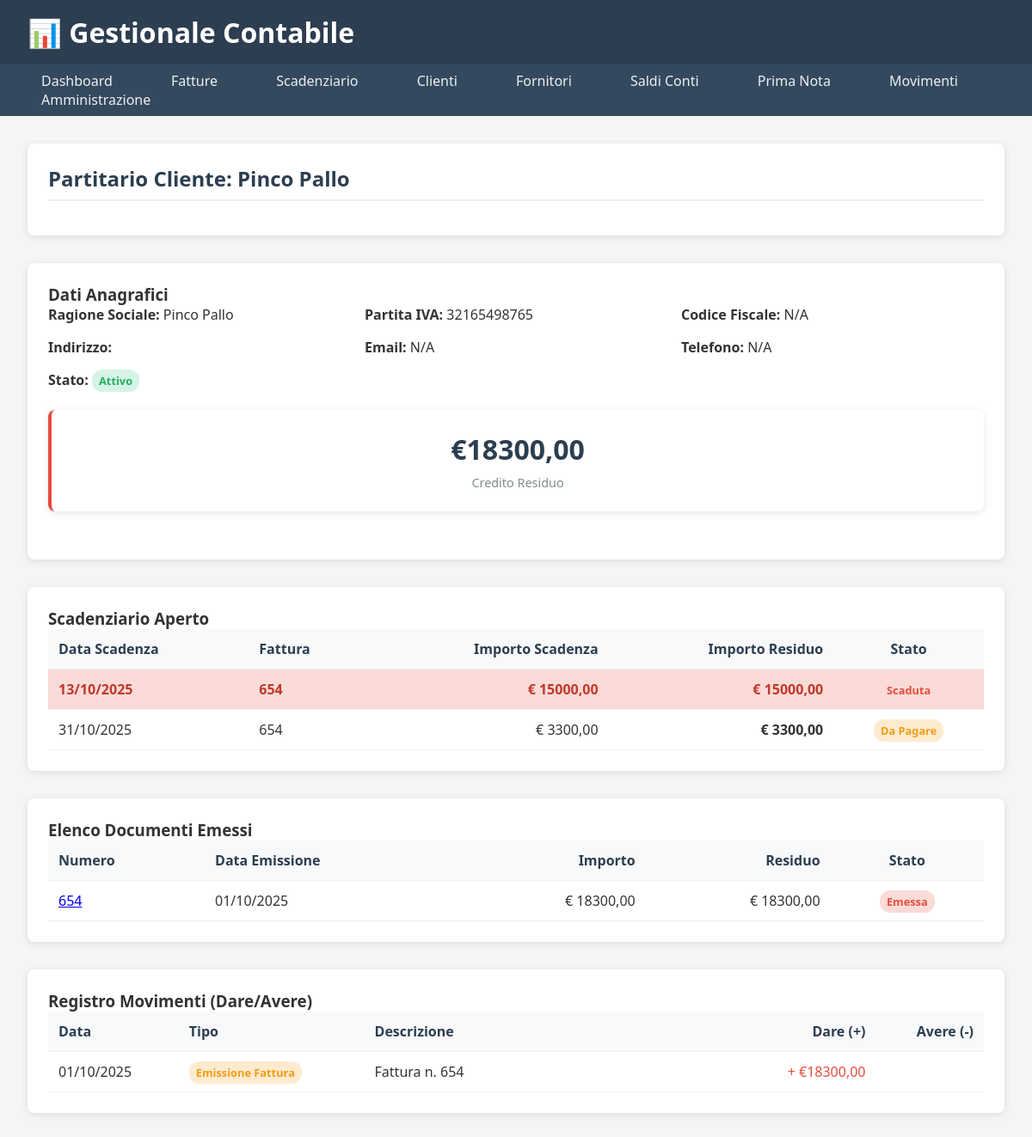
Page /clienti/1/ on the committed database.
### clienti/models.py (models this page shows, shortened)
class Cliente(models.Model):
    ragione_sociale = models.CharField(
        max_length=200,
        verbose_name="Ragione Sociale",
        help_text="Nome completo dell'azienda o della persona"
    )
    indirizzo = models.CharField(
        max_length=255,
        verbose_name="Indirizzo",
        blank=True
    )
    citta = models.CharField(
        max_length=100,
        verbose_name="Città",
        blank=True
    )
    cap = models.CharField(
        max_length=5,
        verbose_name="CAP",
        blank=True,
        validators=[RegexValidator(r'^\d{5}$', 'Il CAP deve avere 5 numeri')]
    )
    provincia = models.CharField(
        max_length=2,
        verbose_name="Provincia",
        blank=True,
        help_text="Sigla provincia (es: RM)"
    )
    partita_iva = models.CharField(
        max_length=11,
        verbose_name="Partita IVA",
        unique=True,
        validators=[RegexValidator(r'^\d{11}$', 'La P.IVA deve avere 11 numeri')],
        help_text="Partita IVA (11 cifre)"
    )
    codice_fiscale = models.CharField(
        max_length=16,
        verbose_name="Codice Fiscale",
        blank=True,
        help_text="Codice Fiscale (16 caratteri)"
    )
    email = models.EmailField(
        verbose_name="Email",
        blank=True
    )
    telefono = models.CharField(
        max_length=20,
        verbose_name="Telefono",
        blank=True
    )
    STATO_CLIENTE = [
        ('attivo', 'Attivo'),
        ('inattivo', 'Inattivo'),
        ('bloccato', 'Bloccato'),
    ]
    stato = models.CharField(
        max_length=10,
        choices=STATO_CLIENTE,
        default='attivo',
        verbose_name="Stato Cliente"
    )
    def indirizzo_completo(self):
        parts = [self.indirizzo, self.citta, self.cap, self.provincia]
        return ", ".join(filter(None, parts))
    def credito_residuo(self):
        aggregati = self.fatture.aggregate(
            totale_imponibile=Sum('importo_totale'),
            totale_iva=Sum(F('importo_totale') * F('aliquota_iva') / 100)
        )
        fatturato_complessivo = (aggregati['totale_imponibile'] or Decimal('0.00')) + (aggregati['totale_iva'] or Decimal('0.00'))
        incassato = self.fatture.aggregate(
            totale_incassato=Sum('scadenze__incassi__importo_incassato')
        )['totale_incassato'] or Decimal('0.00')
        return fatturato_complessivo - incassato
    class Meta:
        verbose_name = "Cliente"
        verbose_name_plural = "Clienti"
        ordering = ['ragione_sociale']

### fatture/models.py (models this page shows, shortened)
class ScadenzaFattura(models.Model):
    fattura = models.ForeignKey(
        Fattura,
        on_delete=models.CASCADE,
        related_name='scadenze',
        verbose_name="Fattura di Riferimento"
    )
    data_scadenza = models.DateField(
        verbose_name="Data Scadenza Pagamento"
    )
    importo = models.DecimalField(
        max_digits=10,
        decimal_places=2,
        verbose_name="Importo Scadenza"
    )
    STATO_SCADENZA = [
        ('da_pagare', 'Da Pagare'),
        ('parzialmente_pagata', 'Parzialmente Pagata'),
        ('pagata', 'Pagata'),
    ]
    stato = models.CharField(
        max_length=20,
        choices=STATO_SCADENZA,
        default='da_pagare'
    )
    data_pagamento = models.DateField(
        null=True,
        blank=True,
        verbose_name="Data Effettiva Pagamento"
    )
    def importo_incassato(self):
        if hasattr(self, 'incassi') and self.incassi.exists():
            return sum(incasso.importo_incassato for incasso in self.incassi.all())
        return Decimal('0.00')
    def is_scaduta(self):
        if not self.data_scadenza:
            return False
        return (self.data_scadenza < timezone.now().date()
                and self.stato != 'pagata')
    class Meta:
        verbose_name = "Scadenza Fattura"
        verbose_name_plural = "Scadenze Fatture"
        ordering = ['data_scadenza']

class Fattura(models.Model):
    cliente = models.ForeignKey(
        'clienti.Cliente',  # Referenza all'app clienti
        on_delete=models.PROTECT,  # Impedisce cancellazione se ci sono fatture
        related_name='fatture',
        verbose_name="Cliente",
        help_text="Seleziona il cliente a cui intestare la fattura"
    )
    numero = models.CharField(
        max_length=20,
        verbose_name="Numero Fattura"
    )
    data_emissione = models.DateField(
        verbose_name="Data Emissione"
    )
    importo_totale = models.DecimalField(
        max_digits=10,
        decimal_places=2,
        verbose_name="Importo Totale Fattura"
    )
    aliquota_iva = models.DecimalField(
        max_digits=5,
        decimal_places=2,
        default=22.00,
        verbose_name="Aliquota IVA"
    )
    descrizione = models.TextField(blank=True)
    STATO_FATTURA = [
        ('bozza', 'Bozza'),
        ('emessa', 'Emessa'),
        ('parzialmente_pagata', 'Parzialmente Pagata'),
        ('pagata', 'Pagata'),
    ]
    stato = models.CharField(
        max_length=20,
        choices=STATO_FATTURA,
        default='bozza'
    )
    def importo_incassato(self):
        if not hasattr(self, 'scadenze') or not self.scadenze.exists():
            return Decimal('0.00')
        total_incassato = sum(scadenza.importo_incassato() for scadenza in self.scadenze.all())
        return total_incassato
    def importo_residuo(self):
        return self.totale_complessivo() - self.importo_incassato()
    def calcola_iva(self):
        if self.importo_totale is None or self.aliquota_iva is None:
            return 0  # Evita l'errore se i dati non sono ancora stati inseriti
        return (self.importo_totale * self.aliquota_iva) / 100
    def totale_complessivo(self):
        if self.importo_totale is None:
            return 0  # Evita l'errore durante la creazione
        return self.importo_totale + self.calcola_iva()

### clienti/views.py (the view, shortened to what this page needs)
# urls.py: path('<int:pk>/', views.dettaglio_cliente, name='dettaglio_cliente'),
def dettaglio_cliente(request, pk):
    cliente = get_object_or_404(Cliente, pk=pk)
    documenti_emessi = Fattura.objects.filter(cliente=cliente).order_by('-data_emissione')
    incasso_form = form if request.method == 'POST' and not form.is_valid() else IncassoForm()
    scadenze_aperte = ScadenzaFattura.objects.filter(fattura__cliente=cliente).annotate(
        totale_incassato=Coalesce(Sum('incassi__importo_incassato'), Decimal('0.00'))
    ).annotate(
        residuo_calcolato=F('importo') - F('totale_incassato')
    ).filter(
        residuo_calcolato__gt=0
    ).select_related('fattura').order_by('data_scadenza')
    movimenti_contabili = []
    for fattura in documenti_emessi:
        movimenti_contabili.append({
            'data': fattura.data_emissione,
            'tipo': 'Emissione Fattura',
            'descrizione': f"Fattura n. {fattura.numero}",
            'importo_dare': fattura.totale_complessivo(),
            'importo_avere': None,
        })
    incassi_cliente = Incasso.objects.filter(scadenza__fattura__cliente=cliente).select_related(
        'scadenza__fattura', 'conto_bancario'
    )
    movimenti_tesoreria = []
    movimenti_combinati = sorted(movimenti_contabili + movimenti_tesoreria, key=lambda x: x['data'])
    context = {
        'cliente': cliente,
        'documenti_emessi': documenti_emessi,
        'incasso_form': incasso_form,
        'scadenze_aperte': scadenze_aperte,
        'movimenti': movimenti_combinati,
        'titolo_pagina': f"Partitario Cliente: {cliente.ragione_sociale}"
    }
    return render(request, 'clienti/dettaglio_cliente.html', context)

### tesoreria/models.py (called while the page is built)
    def __str__(self):
        return f"{self.nome}"

### templates/clienti/dettaglio_cliente.html (shortened to what this page needs)
{% extends "base.html" %} {% block content %}
<div class="section">
  <h2>{{ titolo_pagina }}</h2>
</div>
<div class="section">
  <h3>Dati Anagrafici</h3>
  <div class="anagrafica-grid">
    <div><strong>Ragione Sociale:</strong> {{ cliente.ragione_sociale }}</div>
    <div><strong>Partita IVA:</strong> {{ cliente.partita_iva }}</div>
    <div>
      <strong>Codice Fiscale:</strong> {{ cliente.codice_fiscale|default:"N/A"}}
    </div>
    <div><strong>Indirizzo:</strong> {{ cliente.indirizzo_completo }}</div>
    <div><strong>Email:</strong> {{ cliente.email|default:"N/A" }}</div>
    <div><strong>Telefono:</strong> {{ cliente.telefono|default:"N/A" }}</div>
    <div>
      <strong>Stato:</strong>
      <span
        class="badge {% if cliente.stato == 'attivo' %}success{% else %}danger{% endif %}"
        >{{ cliente.get_stato_display }}</span
      >
    </div>
  </div>
  <div class="kpi-grid">
    <div class="kpi-card {% if cliente.credito_residuo > 0 %}alert{% endif %}">
      <div class="kpi-value">€{{ cliente.credito_residuo|floatformat:2 }}</div>
      <div class="kpi-label">Credito Residuo</div>
    </div>
  </div>
</div>
<div class="section">
  <h3>Scadenziario Aperto</h3>
  <table class="table">
    <thead>
      <tr>
        <th>Data Scadenza</th>
        <th>Fattura</th>
        <th style="text-align: right">Importo Scadenza</th>
        <th style="text-align: right">Importo Residuo</th>
        <th style="text-align: center">Stato</th>
      </tr>
    </thead>
    <tbody>
      {% for scadenza in scadenze_aperte %}
      <tr class="{% if scadenza.is_scaduta %}scadenza-scaduta{% endif %}">
        <td>{{ scadenza.data_scadenza|date:"d/m/Y" }}</td>
        <td>{{ scadenza.fattura.numero }}</td>
        <td style="text-align: right">
          € {{ scadenza.importo|floatformat:2 }}
        </td>
        <td style="text-align: right; font-weight: bold">
          € {{ scadenza.residuo_calcolato|floatformat:2 }}
        </td>
        <td style="text-align: center">
          <span
            class="badge {% if scadenza.is_scaduta %}danger{% else %}warning{% endif %} open-modal-btn"
            style="cursor: pointer"
            data-scadenza-id="{{ scadenza.id }}"
            data-residuo="{{ scadenza.residuo_calcolato }}"
            data-fattura-numero="{{ scadenza.fattura.numero }}"
            >{% if scadenza.is_scaduta %}Scaduta{% else %}Da Pagare{% endif %}</span
          >
        </td>
      </tr>
      {% empty %}
      <tr>
        <td colspan="5">Nessuna scadenza aperta per questo cliente.</td>
      </tr>
      {% endfor %}
    </tbody>
  </table>
</div>
<div class="section">
  <h3>Elenco Documenti Emessi</h3>
  <table class="table">
    <thead>
      <tr>
        <th>Numero</th>
        <th>Data Emissione</th>
        <th style="text-align: right">Importo</th>
        <th style="text-align: right">Residuo</th>
        <th style="text-align: center">Stato</th>
      </tr>
    </thead>
    <tbody>
      {% for doc in documenti_emessi %}
      <tr>
        <td>
          <a href="{% url 'fatture:dettaglio_fattura' doc.pk %}"
            >{{ doc.numero }}</a
          >
        </td>
        <td>{{ doc.data_emissione|date:"d/m/Y" }}</td>
        <td style="text-align: right">
          € {{ doc.totale_complessivo|floatformat:2 }}
        </td>
        <td style="text-align: right">
          € {{ doc.importo_residuo|floatformat:2 }}
        </td>
        <td style="text-align: center">
          <span
            class="badge {% if doc.stato == 'pagata' %}success{% elif doc.stato == 'parzialmente_pagata' %}warning{% else %}danger{% endif %}"
            >{{ doc.get_stato_display }}</span
          >
        </td>
      </tr>
      {% empty %}
      <tr>
        <td colspan="5">Nessun documento emesso per questo cliente.</td>
      </tr>
      {% endfor %}
    </tbody>
  </table>
</div>
<div class="section">
  <h3>Registro Movimenti (Dare/Avere)</h3>
  <table class="table">
    <thead>
      <tr>
        <th>Data</th>
        <th>Tipo</th>
        <th style="width: 40%">Descrizione</th>
        <th style="text-align: right">Dare (+)</th>
        <th style="text-align: right">Avere (-)</th>
      </tr>
    </thead>
    <tbody>
      {% for movimento in movimenti %}
      <tr>
        <td>{{ movimento.data|date:"d/m/Y" }}</td>
        <td>
          {% if movimento.tipo == 'Emissione Fattura' %}
          <span class="badge warning">{{ movimento.tipo }}</span>
          {% else %}
          <span class="badge success">{{ movimento.tipo }}</span>
          {% endif %}
        </td>
        <td>{{ movimento.descrizione }}</td>
        <td style="text-align: right; color: #e74c3c">
          {% if movimento.importo_dare %}+ €{{ movimento.importo_dare|floatformat:2 }}{% endif %}
        </td>
        <td style="text-align: right; color: green">
        </td>
      </tr>
      {% empty %}
      <tr>
        <td colspan="5">Nessun movimento registrato per questo cliente.</td>
      </tr>
      {% endfor %}
    </tbody>
  </table>
</div>
{% endblock %}

### templates/base.html (style rules this page uses)
* { margin: 0; padding: 0; box-sizing: border-box; }
body { font-family: "Segoe UI", Tahoma, Geneva, Verdana, sans-serif; background: #f5f5f5; color: #333; }
.kpi-grid { display: grid; grid-template-columns: repeat(auto-fit, minmax(250px, 1fr)); gap: 1.5rem; margin-bottom: 2rem; }
.kpi-card { background: white; padding: 1.5rem; border-radius: 8px; box-shadow: 0 2px 10px rgba(0, 0, 0, 0.1); border-left: 4px solid #3498db; text-align: center; }
.kpi-card.alert { border-left-color: #e74c3c; }
.kpi-value { font-size: 2rem; font-weight: bold; color: #2c3e50; }
.kpi-label { color: #7f8c8d; font-size: 0.9rem; margin-top: 0.5rem; }
.section { background: white; padding: 1.5rem; border-radius: 8px; box-shadow: 0 2px 10px rgba(0, 0, 0, 0.1); margin-bottom: 2rem; }
.section h2 { color: #2c3e50; margin-bottom: 1rem; border-bottom: 2px solid #ecf0f1; padding-bottom: 0.5rem; }
.table { width: 100%; border-collapse: collapse; }
.table th, .table td { padding: 0.75rem; text-align: left; border-bottom: 1px solid #ecf0f1; }
.table th { background: #f8f9fa; font-weight: 600; color: #2c3e50; }
.badge { padding: 0.25rem 0.5rem; border-radius: 12px; font-size: 0.8rem; font-weight: bold; }
.badge.success { background: #d5f4e6; color: #27ae60; }
.badge.warning { background: #fdebd0; color: #f39c12; }
.badge.danger { background: #fadbd8; color: #e74c3c; }
.scadenza-scaduta { background-color: #fadbd8 !important; font-weight: bold; color: #c0392b; }
.anagrafica-grid { display: grid; grid-template-columns: repeat(auto-fit, minmax(300px, 1fr)); gap: 1rem; margin-bottom: 1.5rem; }

### rows in the picture
Cliente: ragione_sociale "Pinco Pallo", partita_iva "32165498765", codice_fiscale "N/A", email "N/A", telefono "N/A", stato "Attivo", credito_residuo "18300,00"
ScadenzaFattura: data_scadenza "13/10/2025", fattura.numero "654", importo "15000,00", residuo_calcolato "15000,00", stato "Scaduta"
ScadenzaFattura: data_scadenza "31/10/2025", fattura.numero "654", importo "3300,00", residuo_calcolato "3300,00", shows "Da Pagare"
Fattura: numero "654", data_emissione "01/10/2025", totale_complessivo "18300,00", importo_residuo "18300,00", stato "Emessa", data "01/10/2025"

### other values in the picture
{{ titolo_pagina }} "Partitario Cliente: Pinco Pallo"
{{ movimento.tipo }} "Emissione Fattura"
{{ movimento.descrizione }} "Fattura n. 654"
{{ movimento.importo_dare|floatformat:2 }} "18300,00"
